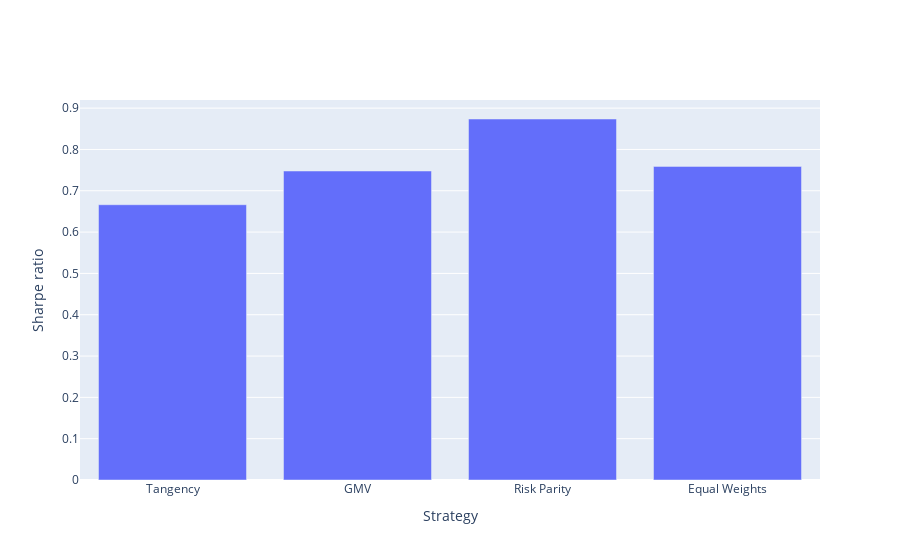

The notebook cell saved with this chart:
### Code cell
import plotly.graph_objects as go

string ="Strategy: %{customdata[0]} <br>"
string += "Sharpe ratio: %{y:0.3f}<br>"
string += "Average return: %{customdata[1]:0.1%}<br>"
string += "SD(return): %{customdata[2]:0.1%}<br>"
string += "<extra></extra>"

fig = go.Figure()
fig.add_trace(go.Bar(x=sr_df['xaxis_label'], y=sr_df['sr'], customdata=sr_df[['label','avg_ret','sd_ret']], hovertemplate=string))
fig.layout.yaxis["title"] = "Sharpe ratio"
fig.layout.xaxis["title"] = "Strategy"
fig.show()

### Figure 1 — Plotly figure (JSON) as saved in the notebook; plotly's stock layout.template omitted (floating-point values rounded to 4 significant figures)
{"data": [{"customdata": [["estimate all inputs", 0.2986, 0.406], ["estimate covariance matrix only", 0.3057, 0.3713], ["estimate standard deviations only", 0.3177, 0.3314], ["equal weights", 0.2122, 0.2426]], "hovertemplate": "Strategy: %{customdata[0]} <br>Sharpe ratio: %{y:0.3f}<br>Average return: %{customdata[1]:0.1%}<br>SD(return): %{customdata[2]:0.1%}<br><extra></extra>", "type": "bar", "x": ["Tangency", "GMV", "Risk Parity", "Equal Weights"], "y": [0.6662, 0.7478, 0.8737, 0.7591]}], "layout": {"xaxis": {"title": {"text": "Strategy"}}, "yaxis": {"title": {"text": "Sharpe ratio"}}}}
